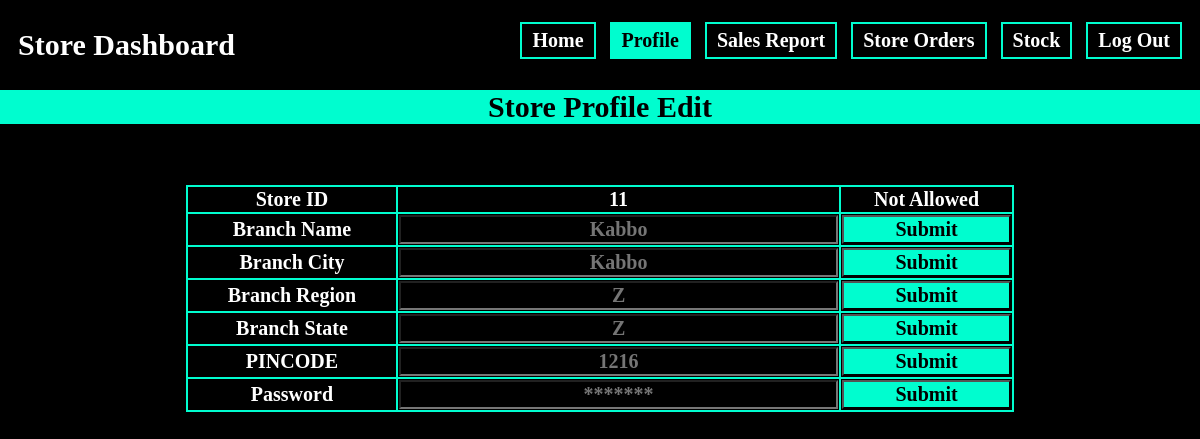
The page /sprofileedit.php (signed in) on the database its author committed.
### tables this page shows
CREATE TABLE `store` (
  `SID` int(11) NOT NULL,
  `SPASS` varchar(20) NOT NULL,
  `SBRANCHNAME` varchar(20) NOT NULL,
  `SCITY` varchar(20) NOT NULL,
  `SREGION` varchar(20) NOT NULL,
  `SSTATE` varchar(20) NOT NULL,
  `SPCODE` int(11) NOT NULL
);

### session.php (called while the page is built, shortened)
<?php
$user_check = $_SESSION['login_user'];
?>

### sprofileedit.php (the view, shortened to what this page needs)
<?php
include('session.php');
$query4 = "SELECT * from store where SID='$user_check'";
              $ses_sq4 = mysqli_query($conn, $query4);
              $row4 = mysqli_fetch_assoc($ses_sq4);
              $para1 = $row4['SID'];
              $para2 = $row4['SBRANCHNAME'];
              $para3 = $row4['SCITY'];
              $para4 = $row4['SREGION'];
              $para5 = $row4['SSTATE'];
              $para6 = $row4['SPCODE'];
?>
<html>
<body>
    <div class="top">
        <h1>Store Dashboard</h1>
        <nav class="menu">
            <ul>
                <a class="naav" href="shome.php"><button>Home</button></a>
                <a class="naav" href="sprofile.php"><button style="background-color: #00fdcf;color: black;">Profile</button></a>
                <a class="naav" href="ssales.php"><button>Sales Report</button></a>
                <a class="naav" href="sorders.php"><button>Store Orders</button></a>
                <a class="naav" href="sstock.php"><button>Stock</button></a>
                <b id="logout"><a href="logout.php"><button class="log">Log Out</button></a></b>
            </ul>
        </nav>
    </div>
    <center>
        <div style="margin-right: -10px;
        margin-left: -10px;background-color: #00fdcf">
            <center>
                <h2 style="font-family: Poppins;font-size:30px;color:Black">Store Profile Edit</h2>
            </center>
        </div>
        <br>
    </center>
    <center>
            <form method="POST" ; action="">
                <table style="width:70%;color:Black">
                    <br>
                    <tr>
                        <td>Store ID</td>
                        <td><?php echo "$para1"?></td>
                        <td>Not Allowed</td>
                    </tr>
                    <tr>
                        <td>Branch Name</td>
                        <td><input type="text" name="inputn" placeholder="<?php echo "$para2"?>"></td>
                        <td><input type="submit" name="submitn"></td>
                    </tr>
                    <tr>
                        <td>Branch City</td>
                        <td><input type="text" name="inputc" placeholder="<?php echo "$para3"?>"></td>
                        <td><input type="submit" name="submitc"></td>
                    </tr>
                    <tr>
                        <td>Branch Region</td>
                        <td><input type="text" name="inputr" placeholder="<?php echo "$para4"?>"></td>
                        <td><input type="submit" name="submitr"></td>
                    </tr>
                    <tr>
                        <td>Branch State</td>
                        <td><input type="text" name="inputs" placeholder="<?php echo "$para5"?>"></td>
                        <td><input type="submit" name="submits"></td>
                    </tr>
                    <tr>
                        <td>PINCODE</td>
                        <td><input type="text" name="inputp" placeholder="<?php echo "$para6"?>"></td>
                        <td><input type="submit" name="submitp"></td>
                    </tr>
                    <tr>
                        <td>Password</td>
                        <td><input type="text" name="inputpa" placeholder="*******"></td>
                        <td><input type="submit" name="submitpa"></td>
                    </tr>
                </table>
            </form>
            <br><br>
    </center>
</body>
</html>

### sprofileedit.php (style rules this page uses)
input { font-family: "Poppins"; font-size: 20px; width: 100%; background: none; color: white; font-weight: 600; text-align: center; }
[type="submit"] { background-color: #00fdcf; color: black; font-weight: 600; }
table, tr, td { font-family: "Poppins"; font-size: 20px; border: 2px solid #00fdcf; border-collapse: collapse; border-spacing: 4; color: white; text-align: center; font-weight: 600; }
body { background: black; }
h1 { font-family: "Poppins"; color: white; font-size: 30px; margin-top: 20px; margin-left: 10px; }
nav { font-family: "Poppins"; text-align: right; margin-top: -60px; margin-right: 10px; }
.naav { margin-right: 10px; }
button { border: solid 2px #00fdcf; font-family: "Poppins"; font-weight: 600; font-size: 20px; background: none; padding: 5px 10px; color: white; }
.top { background-color: black; padding: 10px 10px; margin-top: -10px; margin-left: -10px; margin-right: -10px; margin-bottom: -20px; }

### rows shown on the page
store: SID "11", inputn "Kabbo", inputc "Kabbo", inputr "Z", inputs "Z", inputp "1216"
